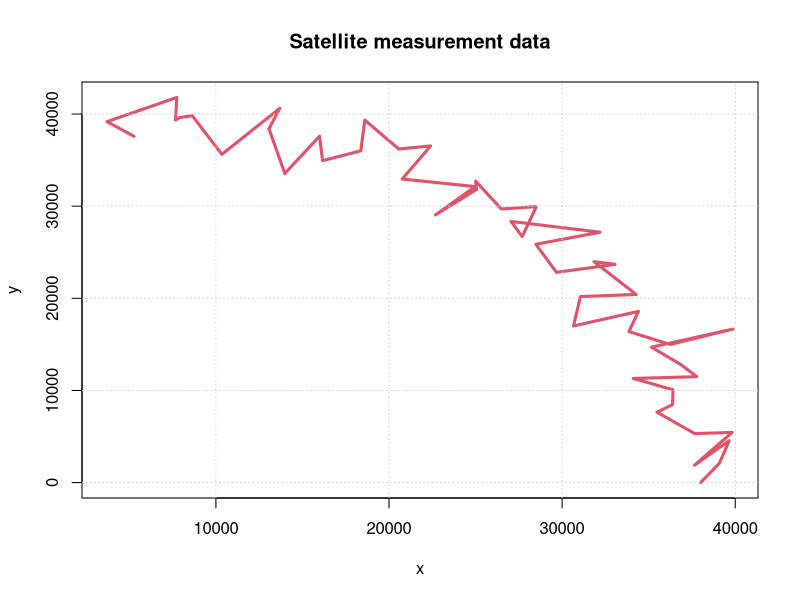

Generate this figure with R: (Note: this script raises an error after producing the figure.)
############################################################################################
#course:  Time Series Analysis, T-862-TIMA
#Date:    //2014
#Students: Daniel Bergmann Sigtryggsson, Lilja Bjorg Gudmundsdottir, Jon Vilberg Georgsson 
#
############################################################################################
#require(graphics)
sat.dat <- read.csv("Satelliteorbit.csv",header=FALSE,col.names=c("rm","theta_m","V3"))
sat.dat$rm[2] = sat.dat$theta_m[2]
sat.dat$theta_m[2] = sat.dat$V3[2]
y_rm = sat.dat$rm
y_theta= sat.dat$theta_m
y = matrix(c(y_rm,y_theta),nrow=2,ncol=50,byrow=T)
sat.dat$V3 = NULL
plot(y = sat.dat$rm * sin(sat.dat$theta_m),
     x = sat.dat$rm * cos(sat.dat$theta_m),
     type='l',
     col=2,
     lwd=3,
     ylab = "y",
     xlab = "x",
     main = "Satellite measurement data")
grid()
 #TASK1 - State space model

#we have  >>>  x = t[r theta omega]
#we want >>> x' = A*x +B*u and y = Cx
#B*u is zero, because there is no input to the system
# all states are output, thus, C is an identity matrix, dimension 2x3
A = matrix(c(1,0,0, 0,1,1, 0,0,1),nrow=3,ncol=3,byrow=TRUE,
           dimnames = list(c("row1", "row2","row3"),
                           c("C.1", "C.2", "C.3")))
C = matrix(c(1,0,0, 0,1,0),nrow=2,ncol=3,byrow=TRUE)

#Part 2

qr(cbind(t(C),t(C%*%A)))$rank
sigma1 = matrix(c(500,0,0, 0, 0.005,0 , 0,0,0.005),nrow=3,ncol=3,byrow=TRUE) #var in diag
sigma2 = matrix(c(2000,0, 0,0.03),nrow=2,ncol=2,byrow=TRUE)
n = length(y_rm)
# Initialize variables for storing results
Kt.store <- matrix(NA,n,6)
Xhr <- Xhp <- Kt.store
Sxx.r <- Sxx.p <- matrix(NA,n,9) # 3x3 flett ut
Syy.p <- rep(NA,n,4)            # 2x2 flett ut

# Initiailzation
Xh.t.tm1 <- matrix(c(sat.dat$rm[1], sat.dat$theta_m[1],0),nrow=3,ncol=1,byrow=T)
Sxx.t.tm1 <- sigma1 #G * sigma1 * t(G)
Syy.t.tm1 <- C %*% Sxx.t.tm1 %*% t(C) +sigma2

# Reconstruction
Kt <- Sxx.t.tm1 %*% t(C) %*% solve(Syy.t.tm1)

Xh.t.t <- Xh.t.tm1 + Kt %*% (y[,1] - C%*%Xh.t.tm1)  
Sxx.t.t = Sxx.t.tm1 - Kt %*% Syy.t.tm1 %*% t(Kt)

#Prediction
Xh.tp1.t <- A %*% Xh.t.t
Sxx.tp1.t <- A %*% Sxx.t.t %*% t(A) + sigma1
Syy.tp1.t <- C %*% Sxx.tp1.t %*% t(C) + sigma2

# Store step result
Kt.store[1,] <- t(Kt)
Xhr[1,] <- t(Xh.t.t)
Sxx.r[1,] <- as.vector(Sxx.t.t)
Xhp[1,] <- t(Xh.tp1.t)
Sxx.p[1,] <- as.vector(Sxx.tp1.t)
Syy.p[1] <- Syy.tp1.t                       #warning

# Prepare for next iteration
Xh.t.tm1 <- Xh.tp1.t
Sxx.t.tm1 <- Sxx.tp1.t
Syy.t.tm1 <- Syy.tp1.t

for(tt in 2:n){
  # Reconstruction
  if(is.na(y[,tt])){
    yy <- C%*%Xh.t.tm1
  }else{
    yy <- t(y[,tt])
  }
  
  Kt <- Sxx.t.tm1 %*% t(C) %*% solve(Syy.t.tm1)
  Xh.t.t <- Xh.t.tm1 + Kt %*% (t(yy) - C%*%Xh.t.tm1)
  Sxx.t.t = Sxx.t.tm1 - Kt %*% Syy.t.tm1 %*% t(Kt)
  
  #Preciction
  Xh.tp1.t <- A %*% Xh.t.t
  Sxx.tp1.t <- A %*% Sxx.t.t %*% t(A) + sigma1
  Syy.tp1.t <- C %*% Sxx.tp1.t %*% t(C) + sigma2
  
  # Store step result
  Kt.store[tt,] <- t(Kt)
  Xhr[tt,] <- t(Xh.t.t)
  Sxx.r[tt,] <- as.vector(Sxx.t.t)
  Xhp[tt,] <- t(Xh.tp1.t)
  Sxx.p[tt,] <- as.vector(Sxx.tp1.t)
  Syy.p[tt] <- Syy.tp1.t
  
  # Prepare for next iteration
  Xh.t.tm1 <- Xh.tp1.t
  Sxx.t.tm1 <- Sxx.tp1.t
  Syy.t.tm1 <- Syy.tp1.t
}

kalman_rm = Xhr[,1:3]
kalman_theta = Xhr[,4:6]

#plot xhat
plot((kalman_rm*sin(kalman_theta)) ~ (kalman_rm * sin(kalman_theta)),type='l',col=2)

